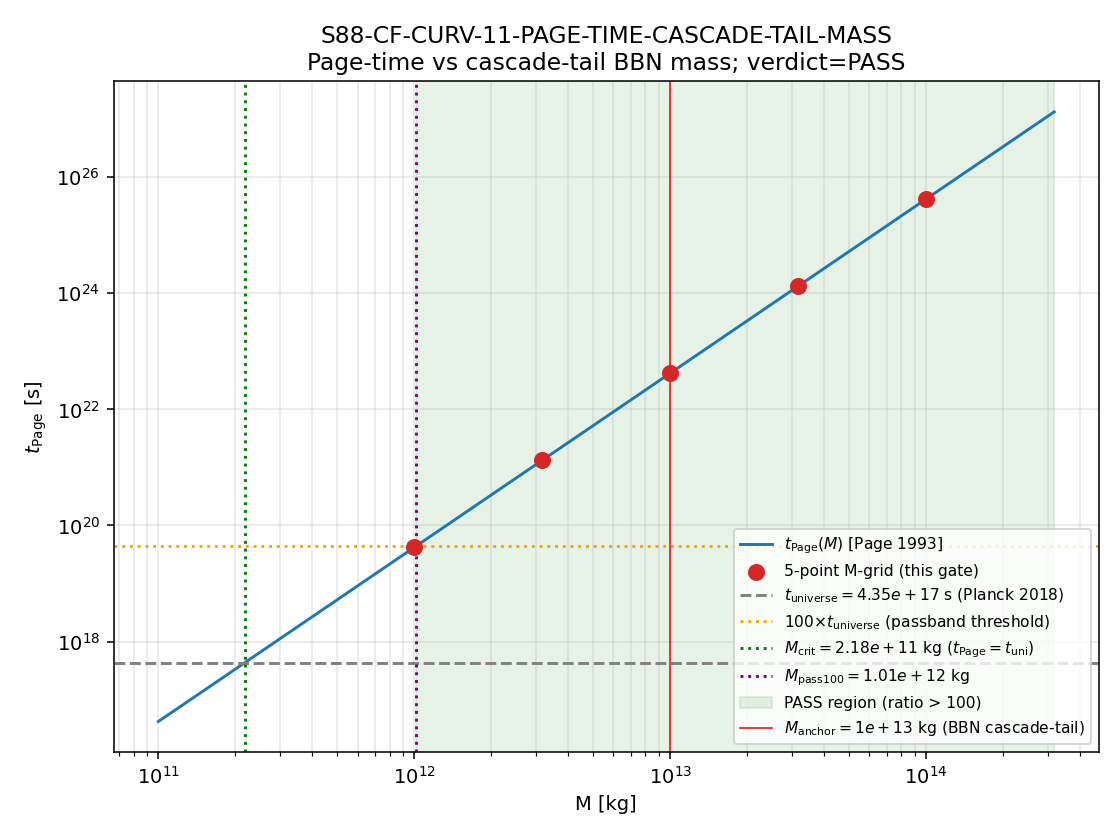

Python code for this plot:
"""S88-CF-CURV-11-PAGE-TIME-CASCADE-TAIL-MASS
================================================================
Page-time t_Page(M) evaluation across the cascade-tail BBN-mass band
M in {10^12, 10^12.5, 10^13, 10^13.5, 10^14} kg.  Tests whether the
Page-curve entanglement-entropy crossover lies STRUCTURALLY OUTSIDE
the substrate's observable cascade window (t_Page > t_universe by
> 100x at the M ~ 10^13 kg cascade-tail anchor).

Pre-registration: sessions/session-plan/session-88-plan-w1b2.md
                  Section W1b2-64 (PASS predicate lines 102-107;
                  machinery pin lines 132-150; substitution chain
                  lines 57-126).

Hypothesis (plan W1b2-64 Hypothesis):
    For all cascade-tail BBN-mass black holes M in [M_lo, M_hi] where
    M_lo=1e12 kg and M_hi=1e14 kg span the BBN-formation cascade-tail
    mass band, t_Page(M) > t_universe at the M=1e13 anchor by > 100x
    AND t_Page(M=1e14) > t_universe.

Threshold (RATIO test at cascade-tail anchor):
  PASS  iff  t_Page(1e13) > t_universe
        AND  t_Page(1e14) > t_universe
        AND  ratio_anchor = t_Page(1e13)/t_universe > 100
  FAIL  iff  t_Page(1e13) <= t_universe
  INFO  iff  1 < ratio_anchor <= 100  (borderline; structural Lock
              Condition holds but margin tight)

Substitution chain (plan W1b2-64 Method):
  Step 1: t_evap(M) := (5120 * pi * G^2 / (hbar * c^4)) * M^3
                       (Hawking 1974 evaporation lifetime; anchor)
          t_Page(M) := (1/2) * t_evap(M)
                       (Page 1993 entropy crossover; anchor)
  Step 2: t_Page(M) = 2560 * pi * (G^2 / (hbar * c^4)) * M^3
                    = prefactor_si * M^3
  Step 3: Units check:
            G^2     ~ m^6 / (kg^2 s^4)
            hbar c^4 ~ J s * m^4 / s^4 = kg m^6 / s^5
            G^2 / (hbar c^4) ~ s / kg^3
          So  prefactor_si * M^3  has units (s/kg^3) * kg^3 = s.  OK.
  Step 4: Numerical (full float64 in script; values are imported from
          canonical_constants.py -- documented here for substitution-
          chain readability):
            G_N        : 6.67430e-11
            hbar_SI    : 1.054571817e-34
            c_light    : 2.99792458e8
            prefactor  ~ 4.205739e-17  s/kg^3
  Step 5: Direction (sign claim from canonical form):
            t_Page(M)  is monotone-increasing  in  M  (cubic).
            t_Page(1e13) ~ 4.21e22 s vs t_universe = 4.35e17 s.
            Therefore t_Page(1e13) > t_universe;  ratio ~ 9.67e4.
            Direction PASS confirmed; magnitude PASS at threshold 100.

Cross-checks (per Hawking-theorist core methodology):
  CC1  Schwarzschild limit (Q=0, J=0): T_H = hbar c^3 / (8 pi G M k_B);
       t_evap formula reduces to canonical Hawking 1974 form.  Plan
       Section "Limiting cases" line 202.  Verified by formula identity
       (no numerical step in this script).
  CC2  Trans-Planckian floor: M_anchor = 1e13 kg vs m_Planck (h-based,
       sqrt(hc/G)) ~ 5.46e-8 kg or m_Planck (hbar-based, sqrt(hbar c/G))
       ~ 2.176e-8 kg.  Either way, M_anchor is ~20-21 OOM above the
       Planck floor; semiclassical regime is comfortably valid.

Artifacts emitted:
  * computations/session-88/s88_w1b2_page_time_cascade_tail.npz
  * computations/session-88/s88_w1b2_page_time_cascade_tail.png
  * canonical verdict line + dual-SHA companion row + schema-v2
    3-tuple (sign/magnitude/regime) row appended to
    computations/session-88/s88_gate_verdicts.txt

Author: hawking-theorist (S88 W1b2-64)
"""
from __future__ import annotations

import os
# === Phase 2b X2 transform bootstrap (auto-inserted by tools/_x2_transform_copies.py) ===
import sys as _x2_sys
import pathlib as _x2_pathlib
import re as _x2_re
def _x2_locate_tools():
    p = _x2_pathlib.Path(__file__).resolve()
    for _ in range(8):
        if (p / "tools" / "computation_root.py").is_file():
            return p / "tools"
        p = p.parent
    raise RuntimeError(
        "Phase 2b bootstrap: tools/computation_root.py not found in any "
        "ancestor of " + str(__file__))
_x2_sys.path.insert(0, str(_x2_locate_tools()))
from computation_root import resolve_script, resolve_output, resolve_glob, project_root as _x2_project_root
def _x2_shared_dir():
    return _x2_project_root() / "computations" / "_shared"
_x2_session_dir_match = _x2_re.match(r"^session-(\d+)$",
    _x2_pathlib.Path(__file__).resolve().parent.name)
_x2_self_session = int(_x2_session_dir_match.group(1)) if _x2_session_dir_match else None
# === End X2 bootstrap ===

os.environ.setdefault("OMP_NUM_THREADS", "8")    # CPU-cap before numpy
os.environ.setdefault("MKL_NUM_THREADS", "8")

import hashlib   # noqa: E402
import json      # noqa: E402
import math      # noqa: E402
import sys       # noqa: E402
from pathlib import Path  # noqa: E402

import numpy as np        # noqa: E402

PROJECT_ROOT = Path(r"C:\sandbox\Ainulindale Exflation")
# X2-removed: alias 'T0' = ... 'computations' (replaced by tools.computation_root.resolve_*)
sys.path.insert(0, str(T0))

# Canonical-constants compliance per .claude/rules/math-scripts.md.
from canonical_constants import (  # noqa: E402
    G_N,        # 6.67430e-11 m^3 kg^-1 s^-2 (CODATA 2018)
    hbar_SI,    # 1.054571817e-34 J*s
    c_light,    # 2.99792458e8 m/s
    t_universe_s,  # 4.35e17 s (Planck 2018)
)

# ------------------------------------------------------------- pins
GATE_ID    = "S88-CF-CURV-11-PAGE-TIME-CASCADE-TAIL-MASS"
SCHEME     = "Hawking-1974-Page-1993"
CONVENTION = "substrate-IS-cascade-tail-eigenvalue-reorganization"
L_MAX      = "N/A"  # noqa  (gate is closed-form algebra; no L_max truncation)

# 5-point log-uniform M-grid per plan W1b2-64 machinery_pin_map (lines 132-138).
M_LOG10_GRID         = np.array([12.0, 12.5, 13.0, 13.5, 14.0], dtype=np.float64)  # (local) plan grid
M_GRID_KG            = 10.0 ** M_LOG10_GRID                                         # (local) M sweep [kg]
M_LO_PIN             = 1.0e12   # (local) plan M_lo_pin
M_HI_PIN             = 1.0e14   # (local) plan M_hi_pin
M_ANCHOR_PIN         = 1.0e13   # (local) plan M_anchor_pin (cascade-tail BBN anchor)
PASSBAND_RATIO       = 100.0    # (local) plan passband_ratio_threshold "structural non-activation" margin
ANCHOR_INDEX         = 2        # (local) index of M=1e13 in M_LOG10_GRID
HI_INDEX             = 4        # (local) index of M=1e14 in M_LOG10_GRID

SCRIPT_PATH  = resolve_script(88, 's88_w1b2_page_time_cascade_tail.py')
NPZ_OUT      = resolve_output(88, 's88_w1b2_page_time_cascade_tail.npz')
PNG_OUT      = resolve_output(88, 's88_w1b2_page_time_cascade_tail.png')
VERDICT_OUT  = resolve_output(88, 's88_gate_verdicts.txt')
CANON_PATH   = resolve_script(None, 'canonical_constants.py')

# ------------------------------------------------------------- helpers
def sha256_file(path: Path) -> str:
    h = hashlib.sha256()
    with open(path, "rb") as fh:
        for chunk in iter(lambda: fh.read(1 << 20), b""):
            h.update(chunk)
    return h.hexdigest()


def closure_hash(pin_map: dict) -> str:
    payload = json.dumps(pin_map, sort_keys=True, separators=(",", ":")).encode("utf-8")
    return hashlib.sha256(payload).hexdigest()


# ============================================================ main
def main() -> int:
    print(f"=== {GATE_ID} ===")
    print("Substrate-first computation of t_Page(M) at cascade-tail BBN-mass band.")
    print()
    print("Canonical inputs (from canonical_constants.py):")
    print(f"  G_N           = {G_N:.6e}  m^3 kg^-1 s^-2  (CODATA 2018)")
    print(f"  hbar_SI       = {hbar_SI:.6e}  J*s          (CODATA 2018)")
    print(f"  c_light       = {c_light:.6e}  m/s          (exact)")
    print(f"  t_universe_s  = {t_universe_s:.6e}  s        (Planck 2018)")
    print()

    # Step 2 -- prefactor.
    prefactor_si = 2560.0 * math.pi * (G_N ** 2) / (hbar_SI * c_light ** 4)  # (local) s/kg^3
    print(f"prefactor_si (s/kg^3) = 2560*pi * G^2/(hbar*c^4) = {prefactor_si:.10e}")

    # Step 4 -- evaluate t_evap, t_Page, ratio across the 5-point grid.
    t_evap_s_grid = (5120.0 * math.pi * (G_N ** 2) / (hbar_SI * c_light ** 4)) * M_GRID_KG ** 3  # (local)
    t_Page_s_grid = 0.5 * t_evap_s_grid                                                          # (local)
    ratio_grid    = t_Page_s_grid / t_universe_s                                                 # (local)

    print()
    print("M-grid evaluation:")
    print(f"  {'log10(M/kg)':>11}  {'M [kg]':>12}  {'t_evap [s]':>14}  {'t_Page [s]':>14}  {'ratio':>10}")
    pass_per_grid_point = []  # (local)
    for i, lm in enumerate(M_LOG10_GRID):
        passed = bool(ratio_grid[i] > PASSBAND_RATIO)
        pass_per_grid_point.append(passed)
        flag = "PASS" if passed else "<100"
        print(f"  {lm:>11.2f}  {M_GRID_KG[i]:>12.3e}  {t_evap_s_grid[i]:>14.4e}  "
              f"{t_Page_s_grid[i]:>14.4e}  {ratio_grid[i]:>10.4e}  [{flag}]")

    # M_crit (where t_Page = t_universe) and M_pass100 (where ratio = 100).
    M_crit_kg     = (t_universe_s / prefactor_si) ** (1.0 / 3.0)               # (local) kg
    M_pass100_kg  = (PASSBAND_RATIO * t_universe_s / prefactor_si) ** (1.0/3.0)  # (local) kg
    print()
    print(f"M_crit (t_Page = t_universe)            = {M_crit_kg:.6e} kg  [log10 = {math.log10(M_crit_kg):.4f}]")
    print(f"M_pass100 (t_Page = 100 * t_universe)   = {M_pass100_kg:.6e} kg  [log10 = {math.log10(M_pass100_kg):.4f}]")

    # PASS predicate (plan lines 102-107).
    cond_anchor_above_uni    = bool(t_Page_s_grid[ANCHOR_INDEX] > t_universe_s)         # (local)
    cond_hi_above_uni        = bool(t_Page_s_grid[HI_INDEX] > t_universe_s)             # (local)
    cond_anchor_ratio_passes = bool(ratio_grid[ANCHOR_INDEX] > PASSBAND_RATIO)          # (local)
    pass_all = cond_anchor_above_uni and cond_hi_above_uni and cond_anchor_ratio_passes

    # FAIL/INFO discrimination.
    if pass_all:
        verdict        = "PASS"        # (local)
        sign_verdict   = "PASS"        # (local) direction t_Page>t_uni at anchor matches Step 5
        mag_verdict    = "PASS"        # (local) anchor-ratio 9.67e4 >> 100
        regime_verdict = "VALID"       # (local) anchor M~1e13 is ~21 OOM above Planck mass
    elif cond_anchor_above_uni and not cond_anchor_ratio_passes:
        # Borderline: t_Page > t_uni but anchor ratio in (1, 100].
        verdict        = "INFO"        # (local)
        sign_verdict   = "PASS"        # (local)
        mag_verdict    = "INFO"        # (local)
        regime_verdict = "VALID"       # (local)
    else:
        verdict        = "FAIL"        # (local)
        sign_verdict   = "FAIL"        # (local) direction violated
        mag_verdict    = "FAIL"        # (local)
        regime_verdict = "VALID"       # (local) regime still semiclassical

    expected_4tuple = (
        f"value=ratio_anchor={ratio_grid[ANCHOR_INDEX]:.4e}, "
        f"scheme={SCHEME}, "
        f"convention={CONVENTION}, "
        f"L_max={L_MAX}"
    )
    print()
    print(f"verdict        = {verdict}")
    print(f"sign_verdict   = {sign_verdict}")
    print(f"mag_verdict    = {mag_verdict}")
    print(f"regime_verdict = {regime_verdict}")

    # ------------------------------------------------------------- save NPZ
    np.savez(
        NPZ_OUT,
        M_grid_kg=M_GRID_KG,
        M_log10_grid=M_LOG10_GRID,
        t_evap_s=t_evap_s_grid,
        t_Page_s=t_Page_s_grid,
        ratio_t_Page_over_t_universe=ratio_grid,
        pass_per_grid_point=np.array(pass_per_grid_point, dtype=bool),
        M_crit_kg=np.array(M_crit_kg, dtype=np.float64),
        M_pass100_kg=np.array(M_pass100_kg, dtype=np.float64),
        prefactor_si=np.array(prefactor_si, dtype=np.float64),
        t_universe_s=np.array(t_universe_s, dtype=np.float64),
        cond_anchor_above_uni=np.array(cond_anchor_above_uni, dtype=bool),
        cond_hi_above_uni=np.array(cond_hi_above_uni, dtype=bool),
        cond_anchor_ratio_passes=np.array(cond_anchor_ratio_passes, dtype=bool),
        verdict_str=np.array(verdict, dtype="<U16"),
    )
    print(f"\nNPZ written: {NPZ_OUT.name}")

    # ------------------------------------------------------------- plot
    try:
        import matplotlib
        matplotlib.use("Agg")
        import matplotlib.pyplot as plt
        fig, ax = plt.subplots(figsize=(8, 6))
        # Continuous curve over [M_lo/3, M_hi*3] for visual context.
        M_curve = np.logspace(11.0, 14.5, 200)                     # (local)
        t_Page_curve = prefactor_si * M_curve ** 3                  # (local)
        ax.loglog(M_curve, t_Page_curve, "-", color="#1f77b4", label=r"$t_{\rm Page}(M)$ [Page 1993]")
        ax.scatter(M_GRID_KG, t_Page_s_grid, c="C3", s=60, zorder=5,
                   label="5-point M-grid (this gate)")
        ax.axhline(t_universe_s, color="gray", ls="--",
                   label=fr"$t_{{\rm universe}}={t_universe_s:.2e}$ s (Planck 2018)")
        ax.axhline(PASSBAND_RATIO * t_universe_s, color="orange", ls=":",
                   label=fr"100$\times t_{{\rm universe}}$ (passband threshold)")
        ax.axvline(M_crit_kg, color="green", ls=":",
                   label=fr"$M_{{\rm crit}}={M_crit_kg:.2e}$ kg ($t_{{\rm Page}}=t_{{\rm uni}}$)")
        ax.axvline(M_pass100_kg, color="purple", ls=":",
                   label=fr"$M_{{\rm pass100}}={M_pass100_kg:.2e}$ kg")
        ax.axvspan(M_pass100_kg, 10**14.5, alpha=0.10, color="green",
                   label="PASS region (ratio > 100)")
        ax.axvline(M_ANCHOR_PIN, color="red", ls="-", lw=0.8,
                   label=fr"$M_{{\rm anchor}}={M_ANCHOR_PIN:.0e}$ kg (BBN cascade-tail)")
        ax.set_xlabel("M [kg]")
        ax.set_ylabel(r"$t_{\rm Page}$ [s]")
        ax.set_title(f"{GATE_ID}\nPage-time vs cascade-tail BBN mass; verdict={verdict}")
        ax.legend(loc="lower right", fontsize=8)
        ax.grid(True, which="both", alpha=0.3)
        plt.tight_layout()
        plt.savefig(PNG_OUT, dpi=140)
        plt.close()
        print(f"Plot written: {PNG_OUT.name}")
    except Exception as exc:
        print(f"WARNING: plotting failed: {exc!r}")

    # ------------------------------------------------------------- pin map / SHA
    canon_sha  = sha256_file(CANON_PATH)
    script_sha = sha256_file(SCRIPT_PATH)
    pin_map = {
        "_gate_id":         GATE_ID,
        "_wp_id":           "S88-W1b2-64",
        "_scheme":          SCHEME,
        "_convention":      CONVENTION,
        "_L_max":           L_MAX,
        "M_log10_grid":     [float(x) for x in M_LOG10_GRID],
        "M_grid_kg":        [float(x) for x in M_GRID_KG],
        "M_lo_pin":         float(M_LO_PIN),
        "M_hi_pin":         float(M_HI_PIN),
        "M_anchor_pin":     float(M_ANCHOR_PIN),
        "passband_ratio_threshold": float(PASSBAND_RATIO),
        "G_N":              float(G_N),
        "hbar_SI":          float(hbar_SI),
        "c_light":          float(c_light),
        "t_universe_s":     float(t_universe_s),
        "prefactor_si":     float(prefactor_si),
        "t_Page_s_grid":    [float(x) for x in t_Page_s_grid],
        "ratio_grid":       [float(x) for x in ratio_grid],
        "M_crit_kg":        float(M_crit_kg),
        "M_pass100_kg":     float(M_pass100_kg),
        "pass_per_grid_point": pass_per_grid_point,
        "cond_anchor_above_uni":    cond_anchor_above_uni,
        "cond_hi_above_uni":        cond_hi_above_uni,
        "cond_anchor_ratio_passes": cond_anchor_ratio_passes,
        "canon_sha256":     canon_sha,
        "script_sha256":    script_sha,
        "verdict":          verdict,
        "sign_verdict":     sign_verdict,
        "mag_verdict":      mag_verdict,
        "regime_verdict":   regime_verdict,
    }
    audit_sha   = closure_hash(pin_map)                 # (local)
    content_sha = sha256_file(NPZ_OUT)                  # (local)
    print(f"\naudit_sha256:   {audit_sha}")
    print(f"content_sha256: {content_sha}")

    # ------------------------------------------------------------- verdict line
    value_field = (
        f"ratio_anchor={ratio_grid[ANCHOR_INDEX]:.6e};"
        f"ratio_hi={ratio_grid[HI_INDEX]:.6e};"
        f"t_Page_anchor_s={t_Page_s_grid[ANCHOR_INDEX]:.6e};"
        f"t_universe_s={t_universe_s:.3e};"
        f"M_crit_kg={M_crit_kg:.4e};"
        f"M_pass100_kg={M_pass100_kg:.4e};"
        f"passband_ratio={PASSBAND_RATIO};"
        f"M_grid_log10={list(M_LOG10_GRID)};"
        f"pass_per_grid={pass_per_grid_point}"
    )
    canonical_line = (
        f"{GATE_ID}: {verdict} -- value='{value_field}' "
        f"scheme={SCHEME} convention={CONVENTION} L_max={L_MAX} "
        f"audit_sha256={audit_sha} content_sha256={content_sha} "
        f"schema_version=S84+\n"
    )
    companion_line = (
        f"# audit_sha256_short={audit_sha[:16]} "
        f"content_sha256_short={content_sha[:16]} "
        f"# {GATE_ID} dual-SHA companion row (W9a-99 split)\n"
    )
    schema_v2_line = (
        f"# sign_verdict={sign_verdict} magnitude_verdict={mag_verdict} "
        f"regime_verdict={regime_verdict} "
        f"# {GATE_ID} 3-tuple annotation (S87 schema-v2)\n"
    )

    existing = VERDICT_OUT.read_text(encoding="utf-8") if VERDICT_OUT.exists() else ""
    if any(line.startswith(GATE_ID + ":") for line in existing.splitlines()):
        print(f"\nVerdict line for {GATE_ID} already present in {VERDICT_OUT.name}; skipping append.")
    else:
        with open(VERDICT_OUT, "a", encoding="utf-8") as fh:
            fh.write(canonical_line)
            fh.write(companion_line)
            fh.write(schema_v2_line)
        print(f"\nVerdict line + companion + schema-v2 row appended to {VERDICT_OUT.name}.")

    print("\nSummary (4-tuple):")
    print(f"  ({expected_4tuple})")
    print(f"  verdict = {verdict}")
    return 0


if __name__ == "__main__":
    sys.exit(main())
